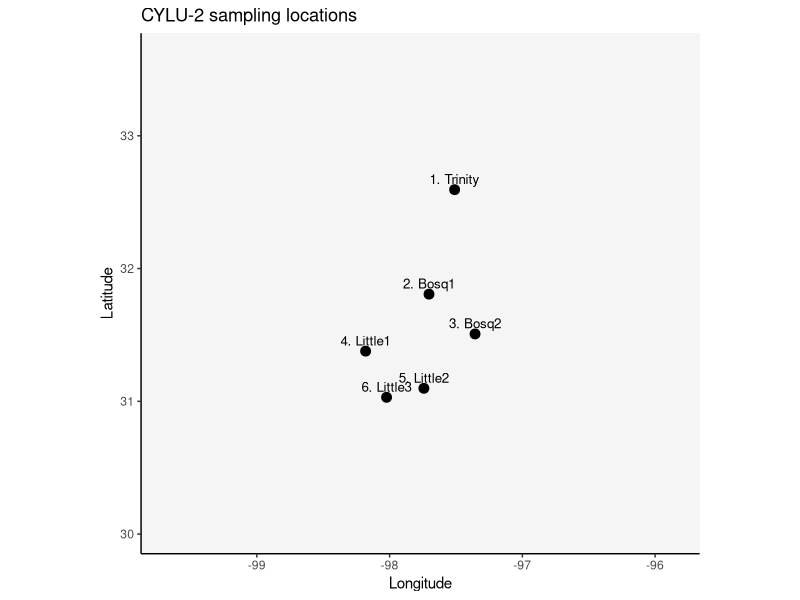
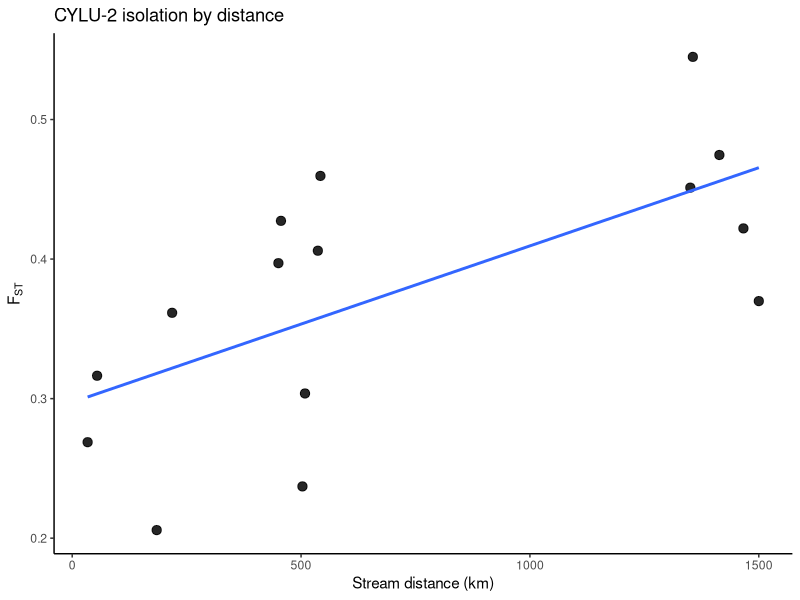

These figures' R source, in order: (Note: this script raises an error after producing the figures.)

# ========================================
# CYLU-2
# Cyprinella lutrensis
# Red Shiner
#
# Source:
# Husemann et al. 2012. Comparative biogeography reveals differences
# in population genetic structure of five species of stream fishes.
#
# This workflow uses:
#   - site coordinates from Table 1 in the main paper
#   - pairwise FST and stream distances from Appendix 3
#
# Important note on coordinates:
# The genetic analyses are reported at six catchment-level populations
# (Trinity, Bosq1, Bosq2, Little1, Little2, Little3), but Table 1 lists
# nine site coordinates because some catchments had more than one sampled
# site. For catchments represented by multiple Table 1 sites, this script
# uses the mean latitude/longitude of the listed sites as the best-available
# catchment coordinate:
#   - Bosq1 = mean(NBOS3, NBOS5)
#   - Little2 = mean(COWH, SALA)
#   - Little3 = mean(ROCK, LAMP1)
#
# Builds:
#   CYLU_2_coords
#   CYLU_2_fst
#   CYLU_2_rivdists
#
# Saves to:
#   /Users/johnmccall/Library/CloudStorage/OneDrive-TheOhioStateUniversity/Spring_2026/Landgen_DGS/DGS-Patterns-of-Fish-Diversity/DGS-Patterns-of-Fish-Diversity/Objective 2/Data/CYLU-2/data/CYLU-2.RData
#
# Plots in RStudio:
#   - site map
#   - isolation by distance plot using stream distance
# ========================================

library(dplyr)
library(ggplot2)
library(maps)

study_code <- "CYLU-2"

base_root <- "/Users/johnmccall/Library/CloudStorage/OneDrive-TheOhioStateUniversity/Spring_2026/Landgen_DGS/DGS-Patterns-of-Fish-Diversity/DGS-Patterns-of-Fish-Diversity/Objective 2/Data"
base_dir  <- file.path(base_root, study_code)
data_dir  <- file.path(base_dir, "data")

dir.create(data_dir, recursive = TRUE, showWarnings = FALSE)

# -----------------------------
# 1) catchment coordinates
# -----------------------------
# Table 1 coordinates from the paper
site_tbl <- data.frame(
  map_code = c("BEAR", "ROCK", "MBOS", "NBOS3", "NBOS5", "COWH", "SALA", "LAMP2", "LAMP1"),
  pop      = c("Trinity", "Little3", "Bosq2", "Bosq1", "Bosq1", "Little2", "Little2", "Little1", "Little3"),
  lat      = c(32.59442, 30.94494, 31.50748, 31.97692, 31.63760, 31.28327, 30.91275, 31.37802, 31.11558),
  lon      = c(-97.51018, -97.99117, -97.35624, -98.03974, -97.36640, -97.88241, -97.60105, -98.18063, -98.05432),
  stringsAsFactors = FALSE
)

# catchment-level coordinates used in the genetic matrices
coords_lookup <- site_tbl %>%
  group_by(pop) %>%
  summarise(
    lat = mean(lat),
    lon = mean(lon),
    .groups = "drop"
  )

pop_order <- c("Trinity", "Bosq1", "Bosq2", "Little1", "Little2", "Little3")

coords_lookup <- coords_lookup %>%
  slice(match(pop_order, pop))

CYLU_2_coords <- data.frame(
  site = as.character(seq_along(pop_order)),
  lat = coords_lookup$lat,
  lon = coords_lookup$lon,
  stringsAsFactors = FALSE
)

site_lookup <- data.frame(
  site = CYLU_2_coords$site,
  pop = pop_order,
  stringsAsFactors = FALSE
)

# -----------------------------
# 2) pairwise FST matrix
# transcribed from Appendix 3
# any FST < 0 set to 0 per workflow standard
# -----------------------------
CYLU_2_fst <- matrix(
  c(
    0.0, 0.4512, 0.5449, 0.4220, 0.4746, 0.3699,
    0.4512, 0.0, 0.3164, 0.2371, 0.3971, 0.4060,
    0.5449, 0.3164, 0.0, 0.3037, 0.4274, 0.4596,
    0.4220, 0.2371, 0.3037, 0.0, 0.2058, 0.2688,
    0.4746, 0.3971, 0.4274, 0.2058, 0.0, 0.3615,
    0.3699, 0.4060, 0.4596, 0.2688, 0.3615, 0.0
  ),
  nrow = 6,
  byrow = TRUE,
  dimnames = list(CYLU_2_coords$site, CYLU_2_coords$site)
)

CYLU_2_fst[CYLU_2_fst < 0] <- 0
diag(CYLU_2_fst) <- 0

# -----------------------------
# 3) pairwise stream distance matrix (km)
# transcribed from Appendix 3
# -----------------------------
CYLU_2_rivdists <- matrix(
  c(
    0.0, 1350.4000, 1356.0, 1466.4000, 1413.9000, 1500.1000,
    1350.4000, 0.0, 54.4000, 503.0, 450.5000, 536.7000,
    1356.0, 54.4000, 0.0, 508.6000, 456.1000, 542.3000,
    1466.4000, 503.0, 508.6000, 0.0, 184.6000, 33.7000,
    1413.9000, 450.5000, 456.1000, 184.6000, 0.0, 218.3000,
    1500.1000, 536.7000, 542.3000, 33.7000, 218.3000, 0.0
  ),
  nrow = 6,
  byrow = TRUE,
  dimnames = list(CYLU_2_coords$site, CYLU_2_coords$site)
)

diag(CYLU_2_rivdists) <- 0

# -----------------------------
# 4) checks
# -----------------------------
stopifnot(identical(rownames(CYLU_2_fst), CYLU_2_coords$site))
stopifnot(identical(colnames(CYLU_2_fst), CYLU_2_coords$site))
stopifnot(identical(rownames(CYLU_2_rivdists), CYLU_2_coords$site))
stopifnot(identical(colnames(CYLU_2_rivdists), CYLU_2_coords$site))
stopifnot(isTRUE(all.equal(CYLU_2_fst, t(CYLU_2_fst))))
stopifnot(isTRUE(all.equal(CYLU_2_rivdists, t(CYLU_2_rivdists))))

# -----------------------------
# 5) pairwise dataframe for IBD
# -----------------------------
ibd_df <- data.frame(
  site1 = rownames(CYLU_2_fst)[row(CYLU_2_fst)[upper.tri(CYLU_2_fst)]],
  site2 = colnames(CYLU_2_fst)[col(CYLU_2_fst)[upper.tri(CYLU_2_fst)]],
  fst = CYLU_2_fst[upper.tri(CYLU_2_fst)],
  rivdist_km = CYLU_2_rivdists[upper.tri(CYLU_2_rivdists)],
  stringsAsFactors = FALSE
)

ibd_df$site1_pop <- site_lookup$pop[match(ibd_df$site1, site_lookup$site)]
ibd_df$site2_pop <- site_lookup$pop[match(ibd_df$site2, site_lookup$site)]

# -----------------------------
# 6) map
# US + Canada, zoomed to extent of points
# -----------------------------
world_map <- map_data("world") %>%
  filter(region %in% c("USA", "Canada"))

plot_sites <- left_join(CYLU_2_coords, site_lookup, by = "site")

lon_rng <- range(plot_sites$lon, na.rm = TRUE)
lat_rng <- range(plot_sites$lat, na.rm = TRUE)

x_pad <- max(1.5, diff(lon_rng) * 0.20)
y_pad <- max(1.0, diff(lat_rng) * 0.20)

xlim_use <- c(lon_rng[1] - x_pad, lon_rng[2] + x_pad)
ylim_use <- c(lat_rng[1] - y_pad, lat_rng[2] + y_pad)

map_plot <- ggplot() +
  geom_polygon(
    data = world_map,
    aes(x = long, y = lat, group = group),
    fill = "grey96",
    color = "grey65",
    linewidth = 0.25
  ) +
  geom_point(
    data = plot_sites,
    aes(x = lon, y = lat),
    size = 3
  ) +
  geom_text(
    data = plot_sites,
    aes(x = lon, y = lat, label = paste0(site, ". ", pop)),
    nudge_y = 0.08,
    size = 3.4
  ) +
  coord_fixed(xlim = xlim_use, ylim = ylim_use) +
  theme_classic() +
  labs(
    x = "Longitude",
    y = "Latitude",
    title = paste0(study_code, " sampling locations")
  )

print(map_plot)

# -----------------------------
# 7) isolation by distance plot
# -----------------------------
ibd_plot <- ggplot(ibd_df, aes(x = rivdist_km, y = fst)) +
  geom_point(size = 2.8, alpha = 0.85) +
  geom_smooth(method = "lm", se = FALSE) +
  theme_classic() +
  labs(
    x = "Stream distance (km)",
    y = expression(F[ST]),
    title = paste0(study_code, " isolation by distance")
  )

print(ibd_plot)

# -----------------------------
# 8) save objects
# -----------------------------
CYLU_2_rivdists = CYLU_2_rivdists /1000

save(
  CYLU_2_fst,
  CYLU_2_coords,
  CYLU_2_rivdists,
  file = file.path(data_dir, paste0(study_code, ".RData"))
)
